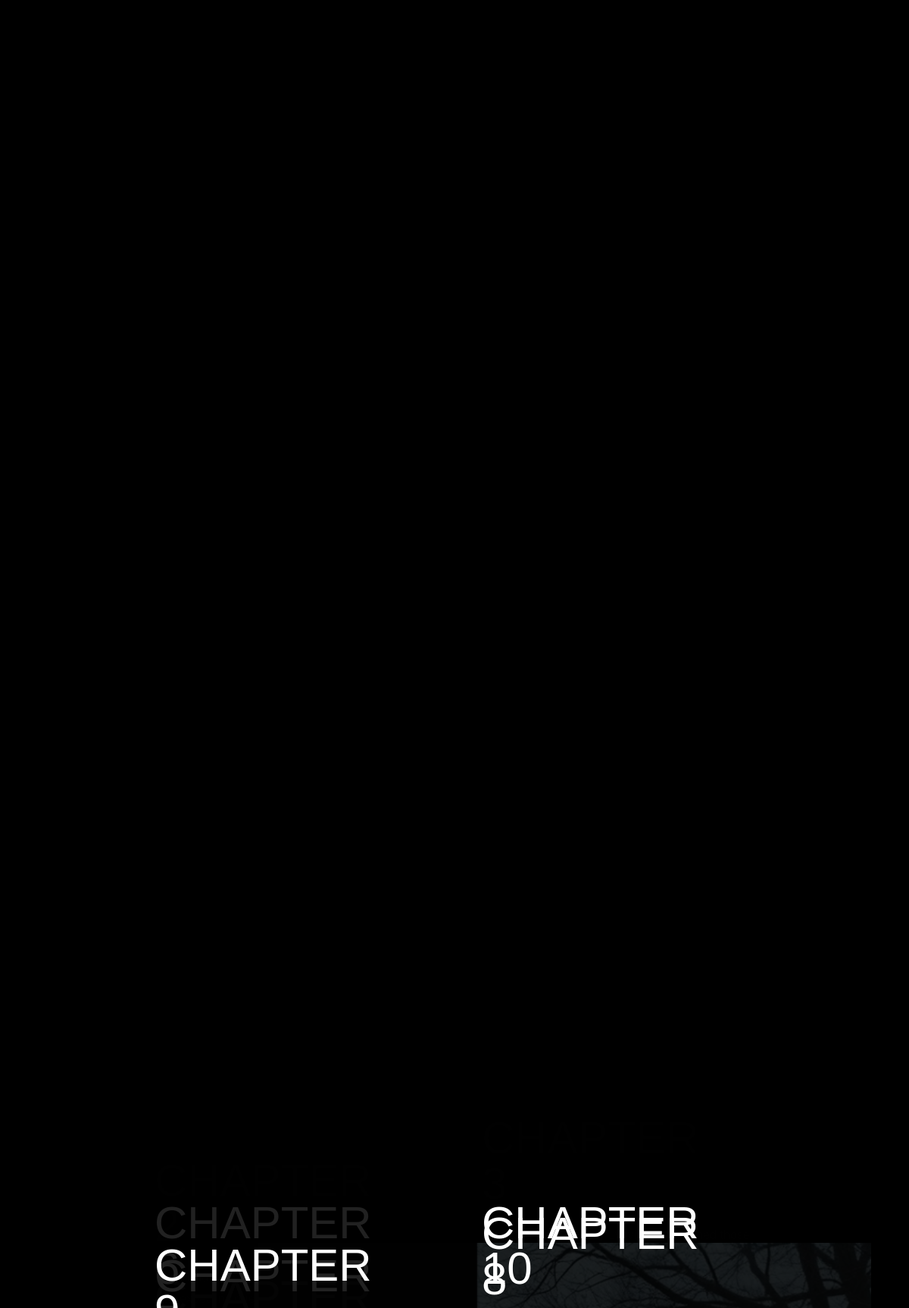
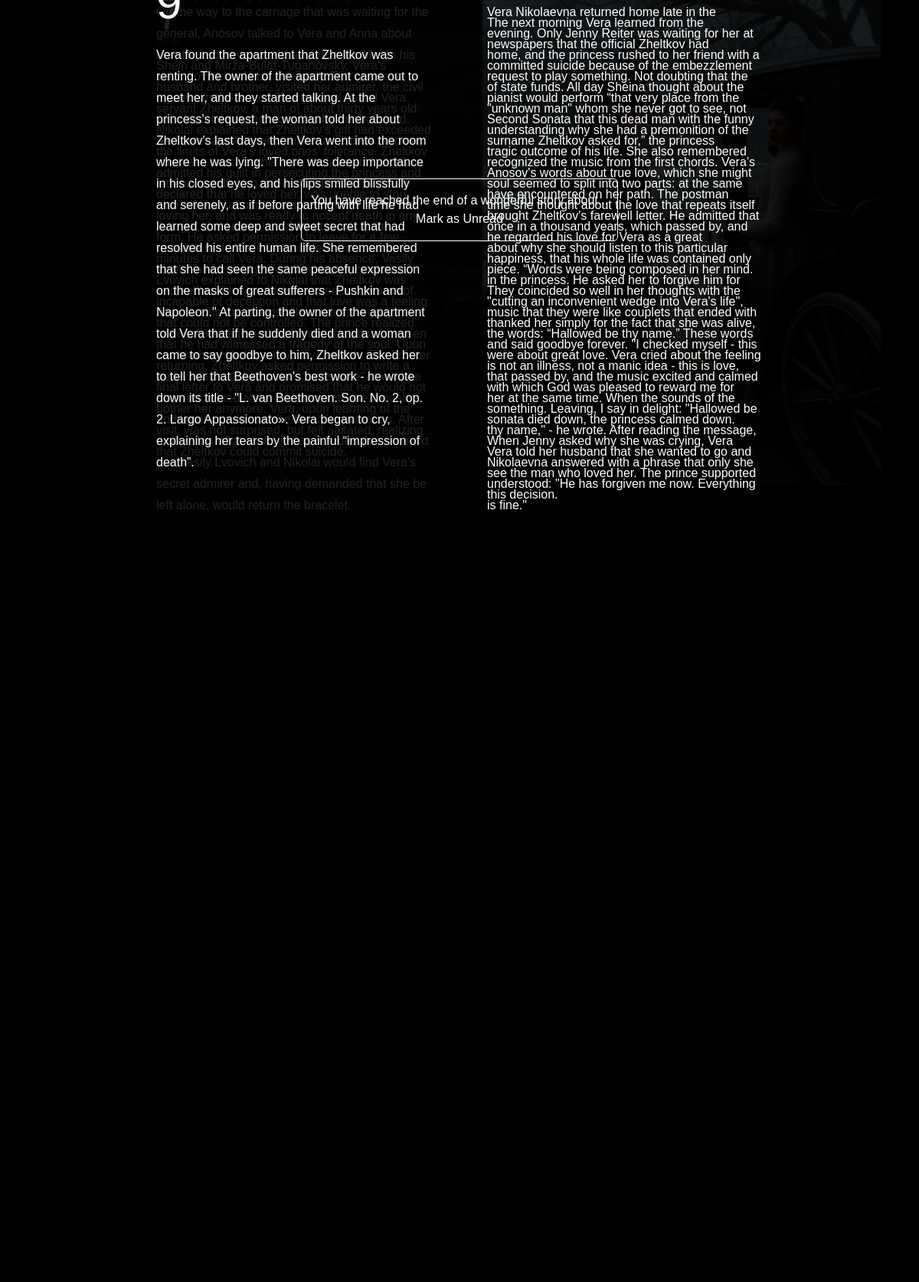
Page /story/story/9/ (signed in, upper part) on the committed database (2 pictures, top to bottom).
### story/models.py (models this page shows, shortened)
class StoryFrame(models.Model):
    story = models.ForeignKey(Story, on_delete=models.CASCADE, related_name='frames')
    chapter = models.IntegerField(null=True, blank=True)
    image = models.ImageField(upload_to='slides/', blank=True, null=True)
    paragraph = models.TextField(blank=True, null=True)
    position = models.CharField('Position', max_length=50, blank=True, null=True)  # Ensure position field exists

### story/views.py (the view)
# urls.py: path('story/<int:story_id>/', views.story_detail, name='story_details'),
@login_required
def story_detail(request, story_id):
    story = get_object_or_404(Story, id=story_id)
    frames = story.frames.all()  # Collect all story frames of current story
    progress = UserStoryProgress.objects.filter(user=request.user, story=story).first()
    user_has_read_story = progress.read if progress else False
    return render(request, 'story/story_details.html', {'story': story, 'frames': frames, 'user_has_read_story': user_has_read_story})

### story/templates/story/story_details.html (shortened to what this page needs)
{% load static %}
<!DOCTYPE html>
<html lang="en">
  <head>
    <link href="https://cdn.jsdelivr.net/npm/bootstrap@5.3.3/dist/css/bootstrap.min.css" rel="stylesheet" />
    <link rel="stylesheet" href="{% static 'story/css/main.css' %}" />
  </head>
  <body>
    <div class="mycontainer">
      <section class="gallery">
        {% if frames %}
          {% for frame in frames %}
            {% if frame.image %}
              <div class="frame {% if forloop.counter|divisibleby:3 %}frame_bg{% endif %}">
                {% if request.user.is_staff or request.user.is_superuser %}
                  <a href="{% url 'story:edit_frame' story.id frame.id %}">
                    <div class="frame__content">
                    </div>
                  </a>
                {% else %}
                  <div class="frame__content">
                    <div class="frame-media frame-media_{{ frame.position }}" style="background-image: url({{ frame.image.url }})"></div>
                  </div>
                {% endif %}
              </div>
            {% endif %}
            {% if frame.paragraph %}
              <div class="frame {% if forloop.counter|divisibleby:3 %}frame_bg{% endif %}">
                {% if request.user.is_staff or request.user.is_superuser %}
                  <a href="{% url 'story:edit_frame' story.id frame.id %}">
                    <div class="frame__content text-{{ frame.position }}">
                      <h3>Chapter {{ frame.chapter }}</h3>
                      <p>{{ frame.paragraph }}</p>
                    </div>
                  </a>
                {% else %}
                  <div class="frame__content text-{{ frame.position }}">
                    <h3>Chapter {{ frame.chapter }}</h3>
                    <p>{{ frame.paragraph }}</p>
                  </div>
                {% endif %}
              </div>
            {% endif %}
          {% endfor %}
        {% endif %}
        <div class="frame">
          <div class="frame__content text-center">
            <form method="post" action="{% url 'story:mark_as_read' story.id %}">
              <button type="submit" class="btn btn-outline-dark py-3">
                You have reached the end of a wonderful story about... <br />
                {% if user_has_read_story %}
                  Mark as Unread
                {% else %}
                  Mark as Read
                {% endif %}
              </button>
            </form>
          </div>
        </div>
      </section>
    </div>
  </body>
</html>

### story/static/story/css/main.css (style rules this page uses)
* { margin: 0; padding: 0; box-sizing: border-box; }
:root { --index: calc(1vw + 1vh); --gutter: 30px; --side-small: 26; --side-big: 36; --depth: 4000px; --transition: .75s cubic-bezier(.075, .5, 0, 1) }
body { scrollbar-width: none; }
body { background-color: #000; color: #fff; font-size: calc(var(--index) * .8); font-family: raleway_c, sans-serif; line-height: 1.75; font-weight: 300; }
a { text-decoration: none; color: inherit; background-color: transparent; }
.mycontainer { width: 100%; height: 100%; position: fixed; perspective: 1500px; }
.gallery { transform-style: preserve-3d; height: 100%; }
.frame { width: 100%; height: 100%; position: absolute; display: flex; align-items: center; justify-content: center; transition: var(--transition), opacity .75s ease; will-change: transform; transform-style: preserve-3d; }
h1, h2, h3, h4 { font-weight: 100; text-transform: uppercase; width: min-content; line-height: 1; }
.frame_bg { background-color: rgb(0 0 0 / .87); }
.text-right > * { position: relative; left: 18vw; }
.text-left > * { position: relative; right: 18vw; }
.frame h3 { font-size: calc(var(--index) * 3); }
.frame p { max-width: 30vw; margin-top: 3vh; }
.btn-outline-dark { color: #fff; border: 1px solid #fff; }

### story/templates/story/story_details.html (style rules this page uses)
body { height: var(--depth); }

### rows in the picture
StoryFrame: chapter "8", paragraph "The next morning Vera learned from the newspapers that the official Zheltkov had committed suicide because of the embezzlement of state funds. All day Sheina thought about the \"unknown man\" whom she never got to see, not understanding why she had a premonition of the tragic outcome of his life. She also remembered Anosov's words about true love, which she might have encountered on her path. The postman brought Zheltkov's farewell letter. He admitted that he regarded his love for Vera as a great happiness, that his whole life was contained only in the princess. He asked her to forgive him for \"cutting an inconvenient wedge into Vera's life\", thanked her simply for the fact that she was…"
StoryFrame: chapter "9", paragraph "Vera found the apartment that Zheltkov was renting. The owner of the apartment came out to meet her, and they started talking. At the princess's request, the woman told her about Zheltkov's last days, then Vera went into the room where he was lying. \"There was deep importance in his closed eyes, and his lips smiled blissfully and serenely, as if before parting with life he had learned some deep and sweet secret that had resolved his entire human life. She remembered that she had seen the same peaceful expression on the masks of great sufferers - Pushkin and Napoleon.\" At parting, the owner of the apartment told Vera that if he suddenly died and a woman came to say goodbye to him, Zheltkov…"
StoryFrame: chapter "10", paragraph "Vera Nikolaevna returned home late in the evening. Only Jenny Reiter was waiting for her at home, and the princess rushed to her friend with a request to play something. Not doubting that the pianist would perform “that very place from the Second Sonata that this dead man with the funny surname Zheltkov asked for,” the princess recognized the music from the first chords. Vera’s soul seemed to split into two parts: at the same time she thought about the love that repeats itself once in a thousand years, which passed by, and about why she should listen to this particular piece. “Words were being composed in her mind. They coincided so well in her thoughts with the music that they were like…"
